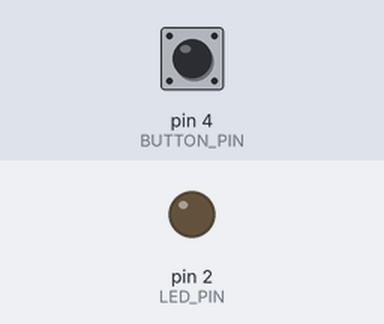
Recording of a sketch running on a simulated Arduino Uno, built with avr-gcc and run on an emulated ATmega328P. On the bench: output pins drawn as LEDs (lit = HIGH). The test bench sets the inputs (shaded band); at power-on: pin 4 (BUTTON_PIN) HIGH.

Above: at 1.2 s.
1.3 s: pin 4 (BUTTON_PIN) pulled LOW for 0.15 s
At 1.37 s:
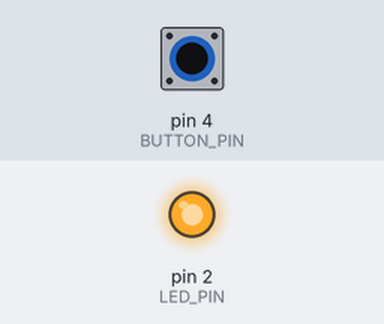
2.9 s: pin 4 (BUTTON_PIN) pulled LOW for 3.2 s
At 7.3 s:
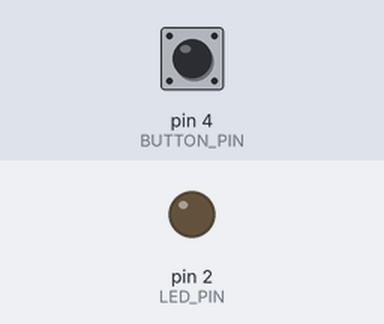
Timing chart, 0 to 8.8 s (numbered marks = the images above; inputs shaded):
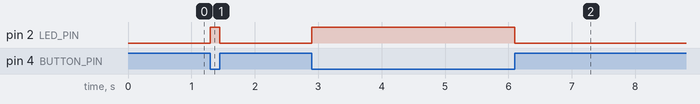

Measured:
- after the input at 1.3 s, pin 2 (LED_PIN): LOW → HIGH at once, → LOW 0.15 s later
- after the input at 2.9 s, pin 2 (LED_PIN): LOW → HIGH at once, → LOW 3.2 s later

The sketch:

button.ino
```cpp
const int BUTTON_PIN = 4;
const int LED_PIN = 2;

void setup() {
  pinMode(BUTTON_PIN, INPUT_PULLUP);
  pinMode(LED_PIN, OUTPUT);
}

void loop() {
  if (digitalRead(BUTTON_PIN) == LOW) { // Jika tombol ditekan
    digitalWrite(LED_PIN, HIGH);
  } else {
    digitalWrite(LED_PIN, LOW);
  }
}
```
